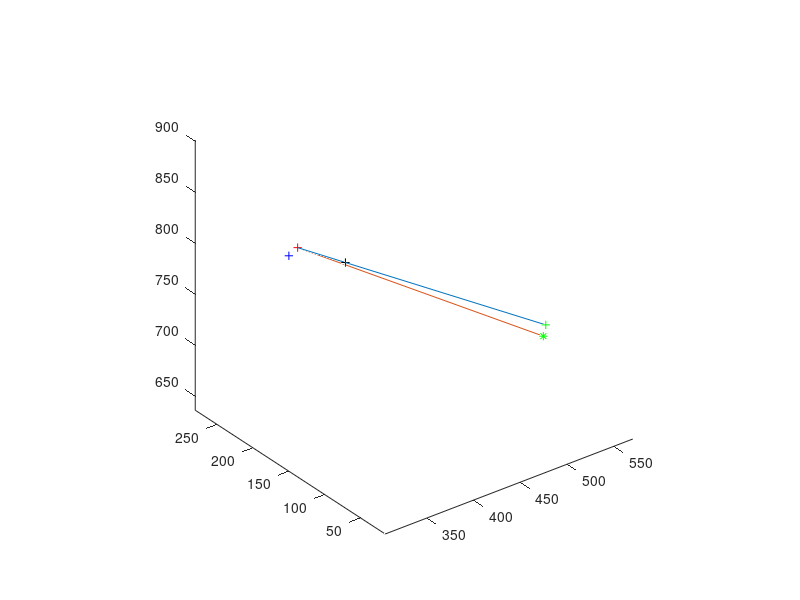

This chart was generated by the following MATLAB code:
clear all;
close all;
clc;
DISTANCE_2_END = 220;
% P1 = [8.943741798400879;
%  11.41979122161865;
%  1277.720092773438];
% P2 = [53.90357208251953;
%  28.93946647644043;
%  1265.785888671875];
% P3 = [43.97554397583008;
%  44.8354606628418;
%  1258.765014648438];
P1 = [415.163;
    280.284;
    757.253];
P2 = [398.076;
    270.229;
    759.870];
P3 = [427.265;
    229.428;
    761.710];
plot3(P1(1), P1(2), P1(3), 'r+')
hold on;
plot3(P2(1), P2(2), P2(3), 'b+')
plot3(P3(1), P3(2), P3(3), 'k+')
deltaX = P3 - P1;
XU = deltaX / norm(deltaX);
PR = XU * DISTANCE_2_END + P3;
PR_teo = [474.813;
    15.409;
    770.819];
plot3(PR(1), PR(2), PR(3), 'g+')
plot3(PR_teo(1), PR_teo(2), PR_teo(3), 'g*')
plot3([P1(1), PR(1)], [P1(2), PR(2)], [P1(3), PR(3)])
plot3([P1(1), PR_teo(1)], [P1(2), PR_teo(2)], [P1(3), PR_teo(3)])
axis equal